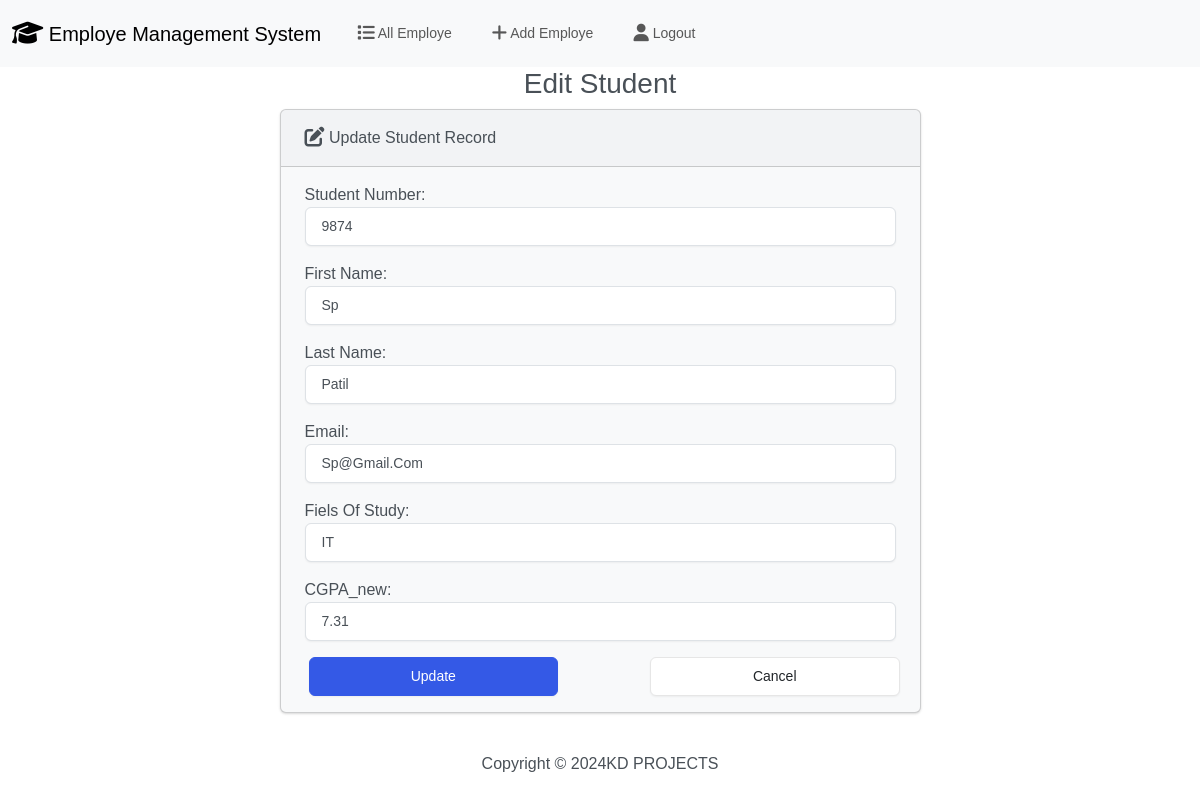
Page /student/edit/2/ (signed in) on the committed database.
### student_app/models.py (models this page shows, shortened)
class Student(models.Model):
    student_number = models.PositiveIntegerField()
    first_name = models.CharField(max_length=50)
    last_name = models.CharField(max_length=50)
    email = models.EmailField(max_length = 100)
    fiels_of_study = models.CharField(max_length=50)
    cgpa = models.FloatField()

### student_app/views.py (the view, shortened to what this page needs)
# urls.py: path('edit/<int:id>/',login_required(views.Edit.as_view()), name='edit'),
class Edit(View):
    template_name = "students/edit.html"
    def get(self,request,id):
        student = Student.objects.get(pk=id)
        form = StudentForm(instance=student)
        return render(request, self.template_name, {'form':form})

### student_app/forms.py
class StudentForm(forms.ModelForm):
    class Meta:
        model = Student
        fields = ['student_number','first_name','last_name','email','fiels_of_study','cgpa'] #this is taken form models variable or fields='__all__'
        labels = {
            'student_number' :  'Student Number',
            'first_name'     :  'First Name',
            'last_name'      :  'Last Name',
            'email'          :  'Email',
            'fiels_of_study' :  'Fiels of Study',
            'cgpa'           :  'CGPA_new'
        }
        widgets = {
            'student_number': forms.NumberInput(attrs={'class': 'form-control'}),
            'first_name': forms.TextInput(attrs={'class': 'form-control'}),
            'last_name': forms.TextInput(attrs={'class': 'form-control'}),
            'email': forms.EmailInput(attrs={'class': 'form-control'}),
            'fiels_of_study': forms.TextInput(attrs={'class': 'form-control'}),
            'cgpa': forms.NumberInput(attrs={'class': 'form-control'}),
        }

### templates/students/edit.html (shortened to what this page needs)
{% extends "base.html" %}
{% load static %}
{% block content %}
<h3 class="text-center">Edit Student</h3>
{% if success %}
<div class="alert alert-success" role="alert">
    The new student added successfully.
    <a href="{% url 'index' %}" class="alert-link">Go to Home Page.</a>
</div>
{% else %}
<div class="row justify-content-center">
    <div class="col-12 col-md-7">
        <div class="card bg-light mb-3" style="max-width: 60rem;">
            <div class="card-header">
                <i class="fa-solid fa-pen-to-square fa-lg"></i> Update Student record
            </div>
            <div class="card-body">
                <form action="" method="post">
                    {{ form.as_p }}
                <div class="row justify-content-between ms-1">
                    <button type="submit" class="col-5 btn btn-primary">update</button>
                    <a href="{% url 'index' %}" class="me-2 col-5 btn btn-secondary">Cancel</a>
                </div>
                </form>
            </div>
        </div>
    </div>
</div>
</div>
{% endif %}
{% endblock %}

### static/css/style.css (style rules this page uses)
* { box-sizing: border-box; padding: 0; margin: 0; outline: none; border: none; text-decoration: none; text-transform: capitalize !important; transition: all .2s linear; }
body { font-family: "Ubuntu", sans-serif !important; font-size: 0.938rem; background-color: #eee; }

### rows in the picture
Student: student_number "9874", first_name "sp", last_name "patil", email "sp@gmail.com", fiels_of_study "IT", cgpa "7.31"
